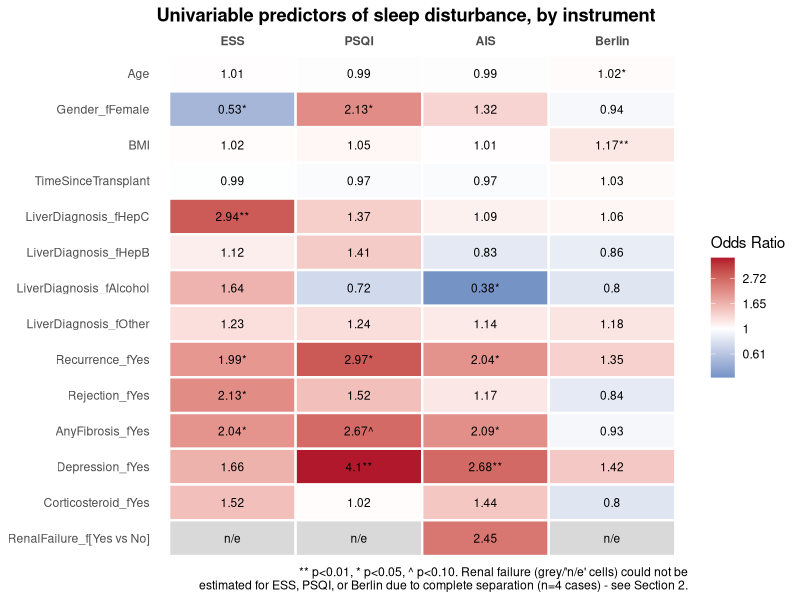
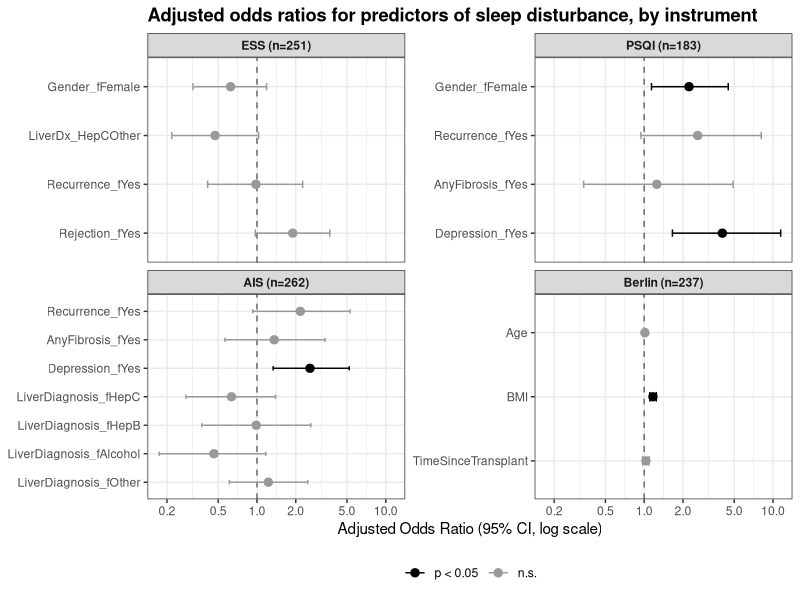

These charts were generated, in order, by the following R code:
## BTC1859 - Team 1
# Predictors of Sleep Disturbance (logistic regression) + SF36 QoL (linear regression)
# Merged script - namespaced to avoid collisions between the two analyses.
# Naming convention: everything in the sleep-disturbance analysis uses a
# "_sleep" or "sleep_" prefix/dataframe (df_sleep); everything in the QoL
# analysis uses a "_qol"/"qol_" prefix/dataframe (df_qol). The two halves
# read the raw CSV independently and never share a variable name

# ---------------------------------------------------------------
# SETUP: packages
# ---------------------------------------------------------------

rm(list = ls())

required_packages <- c("ggplot2", "car", "dplyr", "stringr", "broom", "knitr")
for (pkg in required_packages) {
  if (!requireNamespace(pkg, quietly = TRUE)) install.packages(pkg)
  library(pkg, character.only = TRUE)
}
# patchwork is optional (only used for one combined 3x2 scatter figure) and is
# loaded conditionally further down via requireNamespace(), so it is not
# required here.

# =================================================================
# ANALYSIS 3: PREDICTORS OF SLEEP DISTURBANCE (logistic regression)
# All objects in this analysis use df_sleep and are prefixed sleep_/_sleep
# where a name might otherwise be ambiguous.
# =================================================================

# ---------------------------------------------------------------
# 0. LOAD DATA
# ---------------------------------------------------------------

df_sleep <- read.csv("project_data_cleaned.csv")

# Recode factors with meaningful labels (per data dictionary)
df_sleep$Gender_f          <- factor(df_sleep$Gender, levels=c(1,2),
                                     labels=c("Male","Female"))
df_sleep$LiverDiagnosis_f  <- factor(df_sleep$LiverDiagnosis, levels=c(1,2,3,4,5),
                                     labels=c("HepC","HepB","PSC_PBC_AHA","Alcohol","Other"))
df_sleep$LiverDiagnosis_f  <- relevel(df_sleep$LiverDiagnosis_f, ref="PSC_PBC_AHA")  # largest group as reference

df_sleep$Recurrence_f      <- factor(df_sleep$Recurrence,     levels=c(0,1),
                                     labels=c("No","Yes"))
df_sleep$Rejection_f       <- factor(df_sleep$Rejection,      levels=c(0,1),
                                     labels=c("No","Yes"))
df_sleep$AnyFibrosis_f     <- factor(df_sleep$AnyFibrosis,    levels=c(0,1),
                                     labels=c("No","Yes"))
df_sleep$RenalFailure_f    <- factor(df_sleep$RenalFailure,   levels=c(0,1),
                                     labels=c("No","Yes"))
df_sleep$Depression_f      <- factor(df_sleep$Depression,     levels=c(0,1),
                                     labels=c("No","Yes"))
df_sleep$Corticosteroid_f  <- factor(df_sleep$Corticosteroid, levels=c(0,1),
                                     labels=c("No","Yes"))

# The four binary sleep disturbance outcomes (done during cleaning)
# ESS_binary   : ESS > 10   (excessive daytime sleepiness)
# PSQI_binary  : PSQI > 4   (poor sleep quality)
# AIS_binary   : AIS > 5    (insomnia)
# Berlin_binary: Berlin scale

# ---------------------------------------------------------------
# 1. PREVALENCE OF SLEEP DISTURBANCE
# ---------------------------------------------------------------

prevalence <- function(x) {
  n_valid <- sum(!is.na(x))
  n_pos   <- sum(x, na.rm=TRUE)
  ci <- prop.test(n_pos, n_valid)$conf.int   # Wilson score interval (with continuity correction)
  c(n_valid=n_valid, n_positive=n_pos,
    prevalence_pct=round(100*n_pos/n_valid,1),
    CI_low_pct=round(100*ci[1],1), CI_high_pct=round(100*ci[2],1))
}

sapply(df_sleep[,c("ESS_binary","PSQI_binary","AIS_binary","Berlin_binary")], prevalence)

# NOTE: PSQI has substantially more missing data (~32%) than the other three
# instruments (~2-6%). This should be flagged as a limitation - any PSQI-based
# model runs on a smaller and possibly non-random subsample.

# ---------------------------------------------------------------
# 2. THE RENAL FAILURE ISSUE (only 4/268 patients)
# ---------------------------------------------------------------

for (out in c("ESS_binary","PSQI_binary","AIS_binary","Berlin_binary")) {
  cat("\n---", out, "vs RenalFailure ---\n")
  tab <- table(df_sleep$RenalFailure_f, df_sleep[[out]])
  print(tab)
  print(fisher.test(tab))
}

# All four Fisher's exact tests are non-significant (p = 0.16-0.63).
# Including RenalFailure as a predictor in the logistic models causes
# (quasi-)complete separation for ESS, PSQI, and Berlin (all 4 renal-failure
# patients fall in a single outcome category for those three measures) -
# glm() will throw "fitted probabilities numerically 0 or 1 occurred" and
# produce a degenerate OR/CI. RenalFailure is therefore EXCLUDED from the
# multivariable models below and reported descriptively only. Suggested
# write-up language:
# "Renal failure showed no significant association with any sleep
# disturbance measure (Fisher's exact p = 0.16-0.63); however, with only
# 4 renal-failure patients in the sample, these estimates are too
# imprecise to draw firm conclusions."

# ---------------------------------------------------------------
# 3. UNIVARIABLE ANALYSES
# ---------------------------------------------------------------
# Screen each predictor individually against each outcome.
# Candidates: Age, Gender, BMI, TimeSinceTransplant, LiverDiagnosis,
# Recurrence, Rejection, AnyFibrosis, Depression, Corticosteroid
# (RenalFailure handled separately above via Fisher's exact test)

sleep_outcomes   <- c("ESS_binary","PSQI_binary","AIS_binary","Berlin_binary")
sleep_predictors <- c("Age","Gender_f","BMI","TimeSinceTransplant","LiverDiagnosis_f",
                      "Recurrence_f","Rejection_f","AnyFibrosis_f","Depression_f","Corticosteroid_f")

# Collect every predictor row (across all models) into one tidy data frame,
# used both for the printed table and the heatmap below
univariable_results <- data.frame()
for (out in sleep_outcomes) {
  for (pred in sleep_predictors) {
    f <- as.formula(paste(out, "~", pred))
    m <- glm(f, data=df_sleep, family=binomial)
    co <- summary(m)$coefficients
    ci <- confint(m)
    rows <- data.frame(
      outcome = out,
      term    = rownames(co)[-1],
      OR      = exp(co[-1, 1]),
      CI_low  = exp(ci[-1, 1]),
      CI_high = exp(ci[-1, 2]),
      p_value = co[-1, 4],
      row.names = NULL
    )
    cat("\n===", out, "~", pred, "===\n")
    print(round(cbind(OR=rows$OR, CI_low=rows$CI_low, CI_high=rows$CI_high, p=rows$p_value), 3))
    univariable_results <- rbind(univariable_results, rows)
  }
}

write.csv(univariable_results, "univariable_OR_CI_p_table.csv", row.names = FALSE)

# See project notes / report Table 1 for the compiled OR/CI/p summary table
# across all predictors and all four outcomes.

# ---------------------------------------------------------------
# 3b. HEATMAP OF UNIVARIABLE ORs (ggplot2)
# ---------------------------------------------------------------
# Compact alternative view of the same univariable_results table: predictors
# as rows, outcomes as columns, cell color = OR (log scale, diverging around
# OR=1), cell label = OR value with significance stars.

heat_data <- univariable_results
heat_data$sig_label <- with(heat_data,
                            paste0(round(OR, 2),
                                   ifelse(p_value < 0.01, "**",
                                          ifelse(p_value < 0.05, "*",
                                                 ifelse(p_value < 0.10, "^", "")))))

# Add RenalFailure back in for visual completeness. It was excluded from the
# univariable loop above because 3 of 4 outcomes hit complete separation
# (see Section 2); only AIS produced an estimable OR. The "not estimable"
# cells are shown as blank/grey tiles with an "n/e" label instead of a number.
renal_rows <- data.frame(
  outcome = c("ESS_binary","PSQI_binary","AIS_binary","Berlin_binary"),
  term    = "RenalFailure_f[Yes vs No]",
  OR      = c(NA, NA, 2.45, NA),
  CI_low  = NA, CI_high = NA,
  p_value = c(NA, NA, 0.440, NA),
  sig_label = c("n/e", "n/e", "2.45", "n/e")
)
heat_data <- rbind(heat_data, renal_rows)

heat_data$outcome <- factor(heat_data$outcome,
                            levels = c("ESS_binary","PSQI_binary","AIS_binary","Berlin_binary"),
                            labels = c("ESS","PSQI","AIS","Berlin"))
# keep predictors in a sensible reading order (reverse for top-to-bottom display)
heat_data$term <- factor(heat_data$term, levels = rev(unique(heat_data$term)))

ggplot(heat_data, aes(x = outcome, y = term, fill = log(OR))) +
  geom_tile(color = "white", linewidth = 0.8) +
  geom_text(aes(label = sig_label), size = 3) +
  scale_fill_gradient2(low = "#2166AC", mid = "white", high = "#B2182B", midpoint = 0,
                       na.value = "#D9D9D9",
                       name = "Odds Ratio", labels = function(x) round(exp(x), 2)) +
  scale_x_discrete(position = "top") +
  labs(x = NULL, y = NULL,
       title = "Univariable predictors of sleep disturbance, by instrument",
       caption = "** p<0.01, * p<0.05, ^ p<0.10. Renal failure (grey/'n/e' cells) could not be\nestimated for ESS, PSQI, or Berlin due to complete separation (n=4 cases) - see Section 2.") +
  theme_minimal(base_size = 11) +
  theme(panel.grid = element_blank(),
        axis.text.x = element_text(face = "bold"),
        plot.title = element_text(face = "bold"))

ggsave("univariable_heatmap.png", width = 8, height = 9.5, dpi = 300)

# ---------------------------------------------------------------
# 4. MULTIVARIABLE MODELS
# ---------------------------------------------------------------

# Predictor sets were chosen by: (a) univariable screening at p<0.20, then
# (b) trimming to respect the rule-of-thumb sample size restriction
# (p < m/15, where m = size of the smaller outcome class - see Lecture 9).
# RenalFailure excluded from all four models (see Section 2).

## --- Model 1: ESS ---
# m/15 budget ~4 predictors (m=67, smaller class among n=251)
# LiverDiagnosis collapsed to Hep C vs Other (1 df instead of 4) to fit budget,
# since only the Hep C level was significant univariably.
df_sleep$LiverDx_HepC <- factor(ifelse(df_sleep$LiverDiagnosis==1,"HepC","Other"))

ess_model <- glm(ESS_binary ~ Gender_f + LiverDx_HepC + Recurrence_f + Rejection_f,
                 data=df_sleep, family=binomial)
summary(ess_model)
round(cbind(OR=exp(coef(ess_model)), exp(confint(ess_model))), 3)
vif(ess_model)

# Compare against the larger "fully screened" model (all p<0.20 predictors,
# before budget trimming) to justify the simpler model:
ess_full <- glm(ESS_binary ~ Gender_f + LiverDiagnosis_f + Recurrence_f + Rejection_f +
                  AnyFibrosis_f + Depression_f + Corticosteroid_f,
                data=df_sleep, family=binomial)
anova(ess_model, ess_full, test="Chisq")   # non-significant -> simpler model preferred

## --- Model 2: PSQI ---
# m/15 budget ~4 predictors (m=66, smaller class among n=183)
psqi_model <- glm(PSQI_binary ~ Gender_f + Recurrence_f + AnyFibrosis_f + Depression_f,
                  data=df_sleep, family=binomial)
summary(psqi_model)
round(cbind(OR=exp(coef(psqi_model)), exp(confint(psqi_model))), 3)
vif(psqi_model)

psqi_full <- glm(PSQI_binary ~ Gender_f + Recurrence_f + AnyFibrosis_f + Depression_f + BMI,
                 data=df_sleep, family=binomial)

# NOTE: psqi_model above is fit on n=183 (only limited by PSQI_binary's own
# missingness, since Gender/Recurrence/AnyFibrosis/Depression have no NAs).
# psqi_full adds BMI, which has 23 missing values, dropping n to 165.
# anova() requires both models fit on the IDENTICAL set of rows (Tutorial 9),
# so the reduced model must be refit on psqi_full's subset before comparing -
# comparing psqi_model (n=183) directly against psqi_full (n=165) would error.
psqi_subset <- df_sleep[complete.cases(df_sleep[, c("PSQI_binary","Gender_f","Recurrence_f",
                                                    "AnyFibrosis_f","Depression_f","BMI")]), ]
psqi_model_samesub <- glm(PSQI_binary ~ Gender_f + Recurrence_f + AnyFibrosis_f + Depression_f,
                          data=psqi_subset, family=binomial)
psqi_full_samesub  <- glm(PSQI_binary ~ Gender_f + Recurrence_f + AnyFibrosis_f + Depression_f + BMI,
                          data=psqi_subset, family=binomial)
anova(psqi_model_samesub, psqi_full_samesub, test="Chisq")  # BMI does not improve fit significantly, n=165 for both

## --- Model 3: AIS ---
# m/15 budget ~7-8 predictors (m=117, smaller class among n=262)
ais_model <- glm(AIS_binary ~ LiverDiagnosis_f + Recurrence_f + AnyFibrosis_f + Depression_f,
                 data=df_sleep, family=binomial)
summary(ais_model)
round(cbind(OR=exp(coef(ais_model)), exp(confint(ais_model))), 3)
vif(ais_model)

ais_full <- glm(AIS_binary ~ LiverDiagnosis_f + Recurrence_f + AnyFibrosis_f + Depression_f +
                  Corticosteroid_f, data=df_sleep, family=binomial)
anova(ais_model, ais_full, test="Chisq")   # Corticosteroid does not improve fit significantly

## --- Model 4: Berlin ---
# m/15 budget: m should be computed on the sample the model actually runs on,
# not just Berlin_binary's own availability. Berlin_binary alone has n=262
# (102 positive/160 negative, m=102), but Age and BMI missingness further
# restrict the complete-case sample to n=237, where the split is 89
# positive/148 negative -> m=89, m/15=5.9 (~5-6 predictors). Still comfortably
# fits the 3 predictors used below.
berlin_model <- glm(Berlin_binary ~ Age + BMI + TimeSinceTransplant,
                    data=df_sleep, family=binomial)
summary(berlin_model)
round(cbind(OR=exp(coef(berlin_model)), exp(confint(berlin_model))), 3)
vif(berlin_model)

# ---------------------------------------------------------------
# 5. SENSITIVITY ANALYSIS: CONTINUOUS SLEEP SCORES (linear regression)
# ---------------------------------------------------------------
# Uses the raw ESS/PSQI/AIS scores (not dichotomized) with the same predictor
# sets as the corresponding logistic model, to check whether dichotomization
# at the clinical cutoff is discarding useful information. Berlin has no
# continuous version (binary at source), so it is omitted here.

ess_lin  <- lm(ESS  ~ Gender_f + LiverDx_HepC + Recurrence_f + Rejection_f, data=df_sleep)
psqi_lin <- lm(PSQI ~ Gender_f + Recurrence_f + AnyFibrosis_f + Depression_f, data=df_sleep)
ais_lin  <- lm(AIS  ~ LiverDiagnosis_f + Recurrence_f + AnyFibrosis_f + Depression_f, data=df_sleep)

summary(ess_lin);  shapiro.test(resid(ess_lin))
summary(psqi_lin); shapiro.test(resid(psqi_lin))
summary(ais_lin);  shapiro.test(resid(ais_lin))

# Residuals show mild non-normality (Shapiro-Wilk p<0.001 for all three) -
# common for right-skewed psychometric scores. With n=180-260, OLS estimates
# remain reasonably robust; note this as a limitation rather than a fatal flaw.
# NOTE: using the continuous ESS score, "Rejection" is significant (p=0.006)
# even though it was only borderline (p=0.068) in the binary ESS model -
# a concrete example of information lost by dichotomizing at the cutoff.

# ---------------------------------------------------------------
# 6. FOREST PLOT OF ADJUSTED ODDS RATIOS (ggplot2, faceted)
# ---------------------------------------------------------------

# Tidy a glm model's output (OR, 95% CI, p) into a plotting data frame,
# excluding the intercept row
tidy_glm <- function(model, outcome_label) {
  co <- summary(model)$coefficients
  ci <- confint(model)
  data.frame(
    outcome  = outcome_label,
    term     = rownames(co)[-1],
    OR       = exp(co[-1, 1]),
    conf.low = exp(ci[-1, 1]),
    conf.high= exp(ci[-1, 2]),
    p.value  = co[-1, 4],
    row.names = NULL
  )
}

forest_data <- rbind(
  tidy_glm(ess_model,    "ESS (n=251)"),
  tidy_glm(psqi_model,   "PSQI (n=183)"),
  tidy_glm(ais_model,    "AIS (n=262)"),
  tidy_glm(berlin_model, "Berlin (n=237)")
)

forest_data$sig  <- factor(ifelse(forest_data$p.value < 0.05, "p < 0.05", "n.s."),
                           levels = c("p < 0.05","n.s."))
# preserve model-fit order (reversed so first predictor plots at the top)
forest_data$term <- factor(forest_data$term,
                           levels = rev(unique(forest_data$term)))
forest_data$outcome <- factor(forest_data$outcome,
                              levels = c("ESS (n=251)","PSQI (n=183)",
                                         "AIS (n=262)","Berlin (n=237)"))

# creating the forest plot
forest_plot <- ggplot(forest_data, aes(x = OR, y = term, color = sig)) +
  geom_vline(xintercept = 1, linetype = "dashed", color = "grey40") +
  geom_errorbarh(aes(xmin = conf.low, xmax = conf.high), height = 0.15) +
  geom_point(size = 2.5) +
  scale_x_log10(breaks = c(0.2, 0.5, 1, 2, 5, 10)) +
  scale_color_manual(values = c("p < 0.05" = "black", "n.s." = "grey60")) +
  facet_wrap(~ outcome, scales = "free_y", ncol = 2) +
  labs(x = "Adjusted Odds Ratio (95% CI, log scale)", y = NULL, color = NULL,
       title = "Adjusted odds ratios for predictors of sleep disturbance, by instrument") +
  theme_bw(base_size = 11) +
  theme(legend.position = "bottom",
        strip.text = element_text(face = "bold"),
        plot.title = element_text(face = "bold"))

forest_plot
# NOTE: this ggsave call was previously fully commented out (including a
# stray "#" partway through the second line), so the PNG was never actually
# written to disk. Fixed - both lines are now live code.
ggsave("forest_plot_sleep_disturbance.png",
       plot = forest_plot, width = 11, height = 8, dpi = 300)


# =================================================================
# ANALYSIS 4: SF36 QUALITY OF LIFE (linear regression)
# All objects in this analysis use df_qol and are prefixed qol_/_qol
# where a name might otherwise be ambiguous. This is an INDEPENDENT read of
# the same source CSV (own na.strings handling) - it never touches or
# overwrites df_sleep or any object created in Analysis 3 above.
# =================================================================

df_qol <- read.csv("project_data_cleaned.csv", na.strings = c("NA", ""))

## ---- 8. Recode / label variables we need -----------------------------------

df_qol <- df_qol %>%
  mutate(
    # sleep instruments (continuous)
    ESS  = ESS,
    PSQI = PSQI,
    AIS  = AIS,
    BSS  = Berlin,          # already binary (0/1)
    
    # QoL outcomes
    PCS = PCS,
    MCS = MCS,
    
    # binary sleep-disturbance flags using the clinically accepted cut-offs
    # given in the assignment (NOT the pre-existing "Poor.sleep.quality" /
    # "Insomnia" columns, so that the thresholds are explicit and reproducible)
    ESS_dist  = factor(ifelse(ESS  > 10, "Disturbed", "No disturbance"),
                       levels = c("No disturbance", "Disturbed")),
    PSQI_dist = factor(ifelse(PSQI > 4,  "Disturbed", "No disturbance"),
                       levels = c("No disturbance", "Disturbed")),
    AIS_dist  = factor(ifelse(AIS  > 5,  "Disturbed", "No disturbance"),
                       levels = c("No disturbance", "Disturbed")),
    BSS_dist  = factor(ifelse(BSS  == 1, "Disturbed", "No disturbance"),
                       levels = c("No disturbance", "Disturbed")),
    
    # covariates for the adjusted models, as factors where appropriate.
    # NOTE: renamed from dotted-style names (e.g. "Recurrence.of.disease") to
    # underscore_case for readability and to match the _f/underscore
    # convention used in the Analysis 3 half of this script. "Corticoid" was
    # also corrected to "Corticosteroid_f" (typo in the original - dropped
    # "steroid" - and clarified as the factor-recoded version).
    Gender                       = factor(Gender, levels = c(1, 2),
                                          labels = c("Male", "Female")),
    Liver_Diagnosis               = factor(LiverDiagnosis),
    Recurrence_of_Disease         = factor(Recurrence, levels = c(0, 1),
                                           labels = c("No", "Yes")),
    Rejection_Graft_Dysfunction   = factor(Rejection, levels = c(0, 1),
                                           labels = c("No", "Yes")),
    Any_Fibrosis                  = factor(AnyFibrosis, levels = c(0, 1),
                                           labels = c("No", "Yes")),
    Renal_Failure                  = factor(RenalFailure, levels = c(0, 1),
                                            labels = c("No", "Yes")),
    Depression                   = factor(Depression, levels = c(0, 1),
                                          labels = c("No", "Yes")),
    Corticosteroid_f              = factor(Corticosteroid, levels = c(0, 1),
                                           labels = c("No", "Yes")),
    Age                          = Age,
    BMI                          = BMI,
    Time_From_Transplant           = TimeSinceTransplant
  )

## =============================================================================
## 9. SIMPLE RELATIONSHIPS: scatterplots + correlation (ESS, PSQI, AIS)
## =============================================================================
## Berlin is binary, so a scatterplot/correlation does not apply to it here;
## it is handled instead in the group-comparison step (section 10).

## ---- 9a. Scatterplots -------------------------------------------------------

plot_scatter <- function(data, xvar, xlab) {
  p_pcs <- ggplot(data, aes(x = .data[[xvar]], y = PCS)) +
    geom_point(alpha = 0.6, na.rm = TRUE) +
    geom_smooth(method = "lm", se = TRUE, colour = "black", na.rm = TRUE) +
    labs(x = xlab, y = "SF-36 Physical Component Score (PCS)",
         title = paste(xlab, "vs. Physical QoL")) +
    theme_bw()
  
  p_mcs <- ggplot(data, aes(x = .data[[xvar]], y = MCS)) +
    geom_point(alpha = 0.6, na.rm = TRUE) +
    geom_smooth(method = "lm", se = TRUE, colour = "black", na.rm = TRUE) +
    labs(x = xlab, y = "SF-36 Mental Component Score (MCS)",
         title = paste(xlab, "vs. Mental QoL")) +
    theme_bw()
  
  list(pcs = p_pcs, mcs = p_mcs)
}

ess_plots_qol  <- plot_scatter(df_qol, "ESS",  "Epworth Sleepiness Scale (ESS)")
psqi_plots_qol <- plot_scatter(df_qol, "PSQI", "Pittsburgh Sleep Quality Index (PSQI)")
ais_plots_qol  <- plot_scatter(df_qol, "AIS",  "Athens Insomnia Scale (AIS)")

# Save all six scatterplots to file (2 outcomes x 3 instruments)
ggsave("scatter_ESS_PCS.png",  ess_plots_qol$pcs,  width = 5, height = 4)
ggsave("scatter_ESS_MCS.png",  ess_plots_qol$mcs,  width = 5, height = 4)
ggsave("scatter_PSQI_PCS.png", psqi_plots_qol$pcs, width = 5, height = 4)
ggsave("scatter_PSQI_MCS.png", psqi_plots_qol$mcs, width = 5, height = 4)
ggsave("scatter_AIS_PCS.png",  ais_plots_qol$pcs,  width = 5, height = 4)
ggsave("scatter_AIS_MCS.png",  ais_plots_qol$mcs,  width = 5, height = 4)

# Optional: combined 3x2 grid if patchwork is available
if (requireNamespace("patchwork", quietly = TRUE)) {
  library(patchwork)
  combined_scatter_qol <- (ess_plots_qol$pcs | ess_plots_qol$mcs) /
    (psqi_plots_qol$pcs | psqi_plots_qol$mcs) /
    (ais_plots_qol$pcs | ais_plots_qol$mcs)
  ggsave("scatter_all_sleep_vs_qol.png", combined_scatter_qol, width = 10, height = 12)
}

## ---- 9b. Correlations --------------------------------------------------------
## Decision rule: use Pearson by default; switch to Spearman if a scatterplot
## shows a clearly non-linear (but still monotonic) pattern, or if a variable
## is markedly skewed / has influential outliers (PSQI and AIS scores from
## symptom-questionnaires are typically right-skewed with a floor effect at 0,
## which is a common reason to prefer Spearman for these instruments).

check_skew <- function(x) {
  x <- x[!is.na(x)]
  c(n = length(x),
    mean = mean(x), sd = sd(x),
    median = median(x),
    skewness = mean((x - mean(x))^3) / sd(x)^3)
}

skew_tbl_qol <- rbind(
  ESS  = check_skew(df_qol$ESS),
  PSQI = check_skew(df_qol$PSQI),
  AIS  = check_skew(df_qol$AIS)
)
print(round(skew_tbl_qol, 2))

cor_test_both <- function(x, y, xname, yname) {
  ok <- complete.cases(x, y)
  pear <- cor.test(x[ok], y[ok], method = "pearson")
  spear <- cor.test(x[ok], y[ok], method = "spearman", exact = FALSE)
  data.frame(
    sleep_measure = xname, qol_measure = yname, n = sum(ok),
    pearson_r  = round(unname(pear$estimate), 3),
    pearson_p  = signif(pear$p.value, 3),
    spearman_rho = round(unname(spear$estimate), 3),
    spearman_p   = signif(spear$p.value, 3)
  )
}

cor_results_qol <- bind_rows(
  cor_test_both(df_qol$ESS,  df_qol$PCS, "ESS",  "PCS"),
  cor_test_both(df_qol$ESS,  df_qol$MCS, "ESS",  "MCS"),
  cor_test_both(df_qol$PSQI, df_qol$PCS, "PSQI", "PCS"),
  cor_test_both(df_qol$PSQI, df_qol$MCS, "PSQI", "MCS"),
  cor_test_both(df_qol$AIS,  df_qol$PCS, "AIS",  "PCS"),
  cor_test_both(df_qol$AIS,  df_qol$MCS, "AIS",  "MCS")
)

print(cor_results_qol)
# In the report: report Pearson's r when skewness is modest and the
# scatterplot/loess trend looks linear; report Spearman's rho (and explain why)
# for any instrument-outcome pair where skewness is high (e.g., |skew| > 1)
# or the scatterplot suggests a monotonic-but-curved relationship.

write.csv(cor_results_qol, "correlation_results_sleep_vs_qol.csv", row.names = FALSE)

## =============================================================================
## 10. QoL COMPARISON BETWEEN DISTURBED vs. NON-DISTURBED GROUPS
## =============================================================================
## For each instrument (ESS, PSQI, AIS, Berlin): compare mean PCS and mean MCS
## between the "disturbed" and "not disturbed" groups.
## Primary test: Welch two-sample t-test (does NOT assume equal variances -
## more defensible by default than Student's t-test).
## Secondary/robustness check: Wilcoxon rank-sum test, reported if normality
## or equal-variance assumptions look seriously violated (e.g. via
## Shapiro-Wilk test and visual inspection of boxplots/QQ-plots).

compare_groups <- function(data, group_var, outcome_var, sleep_label) {
  d <- data %>% select(grp = all_of(group_var), y = all_of(outcome_var)) %>%
    filter(!is.na(grp), !is.na(y))
  
  # Welch t-test (unequal variances assumed by default)
  tt <- t.test(y ~ grp, data = d)  # Welch by default in R (var.equal = FALSE)
  
  # Wilcoxon rank-sum test as a non-parametric alternative
  wt <- wilcox.test(y ~ grp, data = d)
  
  # Shapiro-Wilk normality check within each group (flag violations)
  shapiro_p <- d %>% group_by(grp) %>%
    summarise(p = tryCatch(shapiro.test(y)$p.value, error = function(e) NA_real_)) %>%
    pull(p)
  
  means <- d %>% group_by(grp) %>%
    summarise(mean = mean(y), sd = sd(y), n = n(), .groups = "drop")
  
  data.frame(
    sleep_measure = sleep_label,
    outcome = outcome_var,
    n_no_disturbance = means$n[means$grp == "No disturbance"],
    mean_no_disturbance = round(means$mean[means$grp == "No disturbance"], 1),
    sd_no_disturbance   = round(means$sd[means$grp == "No disturbance"], 1),
    n_disturbance = means$n[means$grp == "Disturbed"],
    mean_disturbance = round(means$mean[means$grp == "Disturbed"], 1),
    sd_disturbance   = round(means$sd[means$grp == "Disturbed"], 1),
    welch_t_p  = signif(tt$p.value, 3),
    wilcoxon_p = signif(wt$p.value, 3),
    shapiro_p_min = signif(min(shapiro_p, na.rm = TRUE), 3)
  )
}

qol_instruments <- list(
  ESS  = "ESS_dist",
  PSQI = "PSQI_dist",
  AIS  = "AIS_dist",
  Berlin = "BSS_dist"
)

pcs_table_qol <- bind_rows(lapply(names(qol_instruments), function(nm)
  compare_groups(df_qol, qol_instruments[[nm]], "PCS", nm)))

mcs_table_qol <- bind_rows(lapply(names(qol_instruments), function(nm)
  compare_groups(df_qol, qol_instruments[[nm]], "MCS", nm)))

cat("\n--- Physical QoL (PCS) by disturbance group ---\n")
print(pcs_table_qol)
cat("\n--- Mental QoL (MCS) by disturbance group ---\n")
print(mcs_table_qol)

write.csv(pcs_table_qol, "group_comparison_PCS.csv", row.names = FALSE)
write.csv(mcs_table_qol, "group_comparison_MCS.csv", row.names = FALSE)

## Boxplots to accompany the tables
make_boxplot <- function(data, group_var, outcome_var, ylab, title) {
  d <- data %>% filter(!is.na(.data[[group_var]]), !is.na(.data[[outcome_var]]))
  ggplot(d, aes(x = .data[[group_var]], y = .data[[outcome_var]])) +
    geom_boxplot(fill = "grey85", outlier.shape = NA) +
    geom_jitter(width = 0.15, alpha = 0.4) +
    labs(x = NULL, y = ylab, title = title) +
    theme_bw()
}

for (nm in names(qol_instruments)) {
  gv <- qol_instruments[[nm]]
  ggsave(paste0("box_", nm, "_PCS.png"),
         make_boxplot(df_qol, gv, "PCS", "SF-36 PCS", paste(nm, "- Physical QoL")),
         width = 4.5, height = 4)
  ggsave(paste0("box_", nm, "_MCS.png"),
         make_boxplot(df_qol, gv, "MCS", "SF-36 MCS", paste(nm, "- Mental QoL")),
         width = 4.5, height = 4)
}

## =============================================================================
## 11. ADJUSTED LINEAR REGRESSION (one sleep instrument at a time)
## =============================================================================
## Rationale for NOT combining ESS + PSQI + AIS + BSS in a single model:
##  - They are correlated measures of overlapping/related constructs
##    (multicollinearity would inflate SEs and make coefficients unstable
##    and hard to interpret - check with VIF below on a combined model to
##    illustrate this).
##  - PSQI has ~32% missingness in this dataset; forcing it into every
##    model would needlessly drop ~1/3 of subjects from all analyses.
##  - Interpretation is much cleaner one instrument at a time: "a one-point
##    increase in PSQI is associated with an X-point change in PCS/MCS,
##    holding covariates constant."
##
## Adjustment set (per the assignment's demographic/clinical variable list):
##   Age, Gender, BMI, Time_From_Transplant, Liver_Diagnosis,
##   Recurrence_of_Disease, Rejection_Graft_Dysfunction, Any_Fibrosis,
##   Renal_Failure, Depression, Corticosteroid_f

qol_covariates <- c("Age", "Gender", "BMI", "Time_From_Transplant",
                    "Liver_Diagnosis", "Recurrence_of_Disease",
                    "Rejection_Graft_Dysfunction", "Any_Fibrosis",
                    "Renal_Failure", "Depression", "Corticosteroid_f")

fit_adjusted <- function(data, sleep_var, outcome_var, covars) {
  form <- as.formula(
    paste(outcome_var, "~", sleep_var, "+", paste(covars, collapse = " + "))
  )
  model_data <- data %>% select(all_of(outcome_var), all_of(sleep_var), all_of(covars)) %>%
    na.omit()
  fit <- lm(form, data = model_data)
  list(fit = fit, n = nrow(model_data), formula = form)
}

qol_sleep_vars <- c("ESS", "PSQI", "AIS", "BSS")
qol_outcomes   <- c("PCS", "MCS")

adjusted_models <- list()
for (s in qol_sleep_vars) {
  for (o in qol_outcomes) {
    key <- paste(s, o, sep = "_")
    adjusted_models[[key]] <- fit_adjusted(df_qol, s, o, qol_covariates)
  }
}

## ---- 11a. Print tidy summaries for each model -------------------------------

for (key in names(adjusted_models)) {
  m <- adjusted_models[[key]]
  cat("\n=====================================================\n")
  cat("Model:", key, " (n =", m$n, ")\n")
  cat("Formula:", deparse(m$formula), "\n")
  print(kable(tidy(m$fit, conf.int = TRUE) %>%
                mutate(across(where(is.numeric), ~round(., 3)))))
  cat("Adjusted R-squared:", round(summary(m$fit)$adj.r.squared, 3), "\n")
}

## ---- 11b. Diagnostics for each fitted model ---------------------------------
## Check: linearity/homoscedasticity (residuals vs fitted), normality of
## residuals (QQ-plot), and multicollinearity (VIF) for every model.

for (key in names(adjusted_models)) {
  m <- adjusted_models[[key]]$fit
  png(paste0("diagnostics_", key, ".png"), width = 800, height = 800)
  par(mfrow = c(2, 2))
  plot(m)
  dev.off()
  
  cat("\nVIFs for", key, ":\n")
  print(round(vif(m), 2))
}

## ---- 11c. Illustration: why NOT to combine all 4 instruments ---------------
## Fit one combined ("kitchen sink") model on PCS with complete cases across
## all four instruments simultaneously, purely to demonstrate collinearity /
## sample-size loss - NOT recommended as a primary model.

combined_data_qol <- df_qol %>%
  select(PCS, ESS, PSQI, AIS, BSS, all_of(qol_covariates)) %>%
  na.omit()

cat("\nSample size available for the 'kitchen sink' combined model: n =",
    nrow(combined_data_qol), "vs. n =", adjusted_models[["PSQI_PCS"]]$n,
    "for the PSQI-only adjusted model.\n")

combined_fit_qol <- lm(PCS ~ ESS + PSQI + AIS + BSS +
                         Age + Gender + BMI + Time_From_Transplant +
                         Liver_Diagnosis + Recurrence_of_Disease +
                         Rejection_Graft_Dysfunction + Any_Fibrosis +
                         Renal_Failure + Depression + Corticosteroid_f,
                       data = combined_data_qol)

cat("\nVIFs in the combined ('kitchen sink') model (illustrative only):\n")
print(round(vif(combined_fit_qol), 2))

## ---- 11d. Extract a clean summary table of the sleep-instrument coefficient
##      (i.e., the adjusted effect of each sleep measure on each outcome) -----

extract_sleep_coef <- function(key) {
  m <- adjusted_models[[key]]$fit
  s <- adjusted_models[[key]]
  sleep_var <- str_split(key, "_")[[1]][1]
  outcome   <- str_split(key, "_")[[1]][2]
  td <- tidy(m, conf.int = TRUE) %>% filter(term == sleep_var)
  data.frame(
    sleep_measure = sleep_var,
    outcome = outcome,
    n = s$n,
    beta = round(td$estimate, 3),
    ci_low = round(td$conf.low, 3),
    ci_high = round(td$conf.high, 3),
    p_value = signif(td$p.value, 3)
  )
}

sleep_effect_summary_qol <- bind_rows(lapply(names(adjusted_models), extract_sleep_coef))
cat("\n--- Adjusted effect of each sleep instrument on QoL outcomes ---\n")
print(sleep_effect_summary_qol)
write.csv(sleep_effect_summary_qol, "adjusted_sleep_effects_summary.csv", row.names = FALSE)

## =============================================================================
## 11e. Full covariate tables for all 8 adjusted models (appendix table)
## =============================================================================

extract_full_model <- function(key) {
  m <- adjusted_models[[key]]$fit
  n <- adjusted_models[[key]]$n
  parts <- str_split(key, "_")[[1]]
  sleep_var <- parts[1]
  outcome   <- parts[2]
  
  tidy(m, conf.int = TRUE) %>%
    mutate(
      sleep_measure = sleep_var,
      outcome = outcome,
      n = n,
      estimate  = round(estimate, 3),
      conf.low  = round(conf.low, 3),
      conf.high = round(conf.high, 3),
      p.value   = signif(p.value, 3)
    ) %>%
    select(sleep_measure, outcome, n, term, estimate,
           conf.low, conf.high, p.value)
}

full_model_results_qol <- bind_rows(lapply(names(adjusted_models), extract_full_model))

# Optional: flag which terms are significant at the 0.05 level, for quick scanning
full_model_results_qol <- full_model_results_qol %>%
  mutate(significant = ifelse(p.value < 0.05, "*", ""))

print(full_model_results_qol)

write.csv(full_model_results_qol, "full_model_coefficients.csv", row.names = FALSE)

## =============================================================================
## End of Analysis 4 script.
## Suggested report text for each significant sleep-instrument coefficient:
##   "A one-point increase in <instrument> was associated with an estimated
##    <beta>-point <increase/decrease> in <PCS/MCS> (95% CI: <low>, <high>,
##    p = <p>), after adjustment for age, gender, BMI, time since transplant,
##    liver diagnosis, recurrence of disease, rejection/graft dysfunction,
##    fibrosis, renal failure, depression, and corticosteroid use."
##
## CAUTION: Renal_Failure is forced into all 8 models above despite having
## only 4 cases in the whole dataset. All 4 happen to survive complete-case
## listwise deletion in every one of the 8 models (verified), so this will
## not crash vif()/lm() with an aliasing error - but a coefficient estimated
## from 4 observations is inherently unstable. Consider checking leverage/
## Cook's distance for these 4 rows in each model, and apply the same
## "imprecise, not a reliable effect estimate" framing used for renal
## failure in the Analysis 3 write-up.
## =============================================================================
